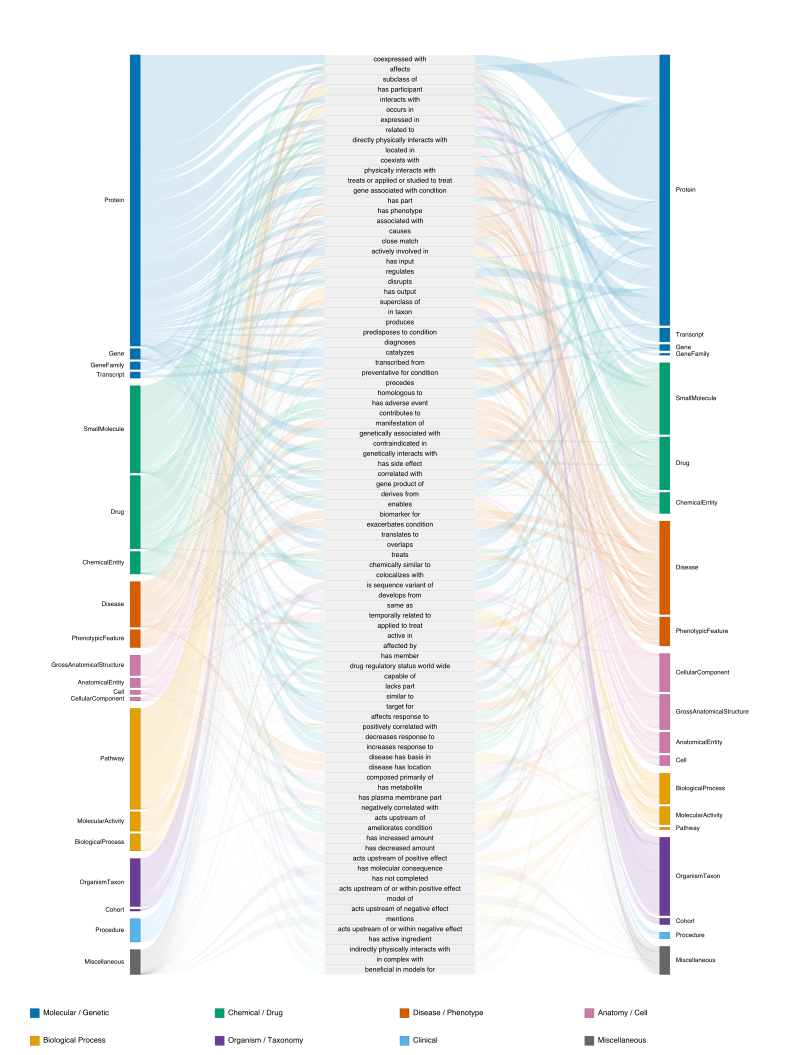

The Python source for this figure:
"""
Full EC-KG edge-flow Sankey diagram (source category -> predicate -> target
category).

Source/target categories are grouped adjacent to each other by biolink
category group (see eckg.colors.NODE_TO_GROUP), with a small buffer gap at
each group boundary to leave room for post-hoc group-section labels, and a
legend for the 8 groups at the bottom of the figure.

Every category already classified as Miscellaneous, plus any category —
regardless of its usual group — that contributes less than
SMALL_CONTRIB_THRESHOLD of edges as BOTH a source and a target, is merged
into a single "Miscellaneous" bar (their rows are summed together). A
category significant in either role keeps its own bar, color, and flow on
both sides.

Predicate labels have underscores replaced with spaces
("acts_upstream_of" -> "acts upstream of").
"""
import json
import math
import os

import matplotlib.colors as mcolors
import matplotlib.patches as mpatches
import matplotlib.pyplot as plt
import pandas as pd
from google.cloud import bigquery
from matplotlib.path import Path

from eckg.colors import CATEGORY_COLORS, _FALLBACK_COLOR, GROUPS, NODE_TO_GROUP
from eckg.grouping import group_gaps, group_sorted

SCRIPT_DIR = os.path.dirname(os.path.abspath(__file__))
AGG_CSV    = os.path.join(SCRIPT_DIR, "sankey_agg.csv")
CAT_JSON   = os.path.join(SCRIPT_DIR, "category_counts.json")

# Categories contributing less than this share of edges (as both source
# and target) get folded into the Miscellaneous bar.
SMALL_CONTRIB_THRESHOLD = 0.005

# Pseudo-category label for the merged bar, and its uniform color.
MISC_LABEL = "biolink:Miscellaneous"
MISC_COLOR = "#666666"

# Figure dimensions (inches)
FIG_W  = 8.0
FIG_H  = 10.0

# Margins (room for labels outside the bars)
M_LEFT   = 1.30
M_RIGHT  = 1.30
M_TOP    = 0.55
M_BOTTOM = 0.25

AVAIL_H = FIG_H - M_TOP - M_BOTTOM   # height available for all node columns

#  Column geometry (inches)
SRC_BAR_W  = 0.10
PRED_BAR_W = 1.50   # wide enough to hold the longest predicate label
TGT_BAR_W  = 0.10

SRC_X  = M_LEFT
TGT_X  = FIG_W - M_RIGHT - TGT_BAR_W

# Centre the predicate column in the space between source and target
_inner_w = TGT_X - (SRC_X + SRC_BAR_W)
PRED_X   = SRC_X + SRC_BAR_W + (_inner_w - PRED_BAR_W) / 2

# Gap between nodes in each column (inches)
GAP_SRC_TGT = 0.028
GAP_PRED    = 0.010

# Extra gap inserted at group boundaries in the source/target columns, on
# top of GAP_SRC_TGT — leaves room to post-hoc add group-section labels.
GROUP_BUFFER = 0.05

# Minimum visible ribbon width — ensures every connection draws something
MIN_RIBBON_H = 0.004   # inches

# Group legend, drawn below the diagram (inches)
LEGEND_H      = 0.55   # vertical space reserved for the legend
LEGEND_MARGIN = 0.30   # left/right margin for the legend row
LEGEND_COLS   = 4
LEGEND_SWATCH = 0.09
LEGEND_FONT   = 5.5

#  Font sizes
FONT_OUTER    = 4.5    # source / target labels (pt) — slightly smaller
FONT_PRED_MAX = 6.0    # predicate labels inside bars – may be reduced automatically

#  Colors
# Predicate column is a unified light band — no individual boxes
COL_PRED_BG   = "#f0f0f0"   # background behind entire predicate column
COL_PRED_SEP  = "#cccccc"   # thin separator between predicates
COL_PRED_TEXT = "black"

# Edge opacity: log-scaled between these bounds so dominant flows dominate
EDGE_ALPHA_MIN = 0.06
EDGE_ALPHA_MAX = 0.35
EDGE_LIGHTEN   = 0.55   # how much to lighten node color for ribbons

def get_cat_color(category):
    if category == MISC_LABEL:
        return MISC_COLOR
    return CATEGORY_COLORS.get(category, _FALLBACK_COLOR)


def lighten(rgba, amount=EDGE_LIGHTEN):
    """Blend an RGBA colour towards white (amount 0=original, 1=white)."""
    r, g, b, a = mcolors.to_rgba(rgba)
    return (r + (1 - r) * amount,
            g + (1 - g) * amount,
            b + (1 - b) * amount,
            a)


def darken(rgba, amount=0.30):
    """Multiply RGB channels down (amount 0=original, 1=black)."""
    r, g, b, a = mcolors.to_rgba(rgba)
    f = 1 - amount
    return (r * f, g * f, b * f, a)


def flow_alpha(flow, log_min, log_max):
    if log_max <= log_min:
        return EDGE_ALPHA_MIN
    t = (math.log1p(flow) - log_min) / (log_max - log_min)
    return EDGE_ALPHA_MIN + t * (EDGE_ALPHA_MAX - EDGE_ALPHA_MIN)


def load_data():
    if os.path.exists(AGG_CSV) and os.path.exists(CAT_JSON):
        print("Loading cached data...")
        df = pd.read_csv(AGG_CSV)
        with open(CAT_JSON) as f:
            cat_counts = json.load(f)
        print(f"  {len(df):,} triples, {len(cat_counts)} categories")
        return df, cat_counts

    print("Fetching from BigQuery (will cache locally)...")
    client = bigquery.Client(project="mtrx-hub-dev-3of")

    nodes_df = client.query(
        "SELECT id, category FROM `mtrx-hub-dev-3of.release_v0_15_19.nodes_unified`"
    ).to_dataframe()
    cat_counts = nodes_df.groupby("category").size().to_dict()
    id_to_cat  = dict(zip(nodes_df["id"], nodes_df["category"]))
    del nodes_df

    edges_df = client.query(
        "SELECT subject, predicate, object FROM `mtrx-hub-dev-3of.release_v0_15_19.edges_unified`"
    ).to_dataframe()

    edges_df["source_type"] = edges_df["subject"].map(id_to_cat)
    edges_df["target_type"] = edges_df["object"].map(id_to_cat)
    edges_df = edges_df.dropna(subset=["source_type", "target_type"])

    df = (
        edges_df.groupby(["source_type", "predicate", "target_type"])
        .size()
        .reset_index(name="edge_count")
        .sort_values("edge_count", ascending=False)
    )
    df.to_csv(AGG_CSV, index=False)
    with open(CAT_JSON, "w") as f:
        json.dump(cat_counts, f)
    return df, cat_counts


def collapse_miscellaneous(df, threshold=SMALL_CONTRIB_THRESHOLD):
    """
    Fold every category already classified as Miscellaneous, plus any
    category contributing less than `threshold` of edges as BOTH a source
    and a target, into a single Miscellaneous row. A category significant
    in either role keeps its own row (and thus its own bar) on both sides.
    """
    src_flow = df.groupby("source_type")["edge_count"].sum()
    tgt_flow = df.groupby("target_type")["edge_count"].sum()
    total    = df["edge_count"].sum()

    all_cats = set(src_flow.index) | set(tgt_flow.index)

    def is_small(cat):
        if NODE_TO_GROUP.get(cat, "Miscellaneous") == "Miscellaneous":
            return True
        src_share = src_flow.get(cat, 0) / total
        tgt_share = tgt_flow.get(cat, 0) / total
        return src_share < threshold and tgt_share < threshold

    folded = sorted(
        c for c in all_cats
        if is_small(c) and NODE_TO_GROUP.get(c, "Miscellaneous") != "Miscellaneous"
    )
    print(f"  Folding {len(folded)} additional categories into Miscellaneous "
          f"(< {threshold:.1%} of edges as both source AND target):")
    for c in folded:
        s = src_flow.get(c, 0) / total
        t = tgt_flow.get(c, 0) / total
        print(f"    {clean(c):35s} src {s:6.3%}  tgt {t:6.3%}")

    remap = {cat: (MISC_LABEL if is_small(cat) else cat) for cat in all_cats}

    out = df.copy()
    out["source_type"] = out["source_type"].map(remap)
    out["target_type"] = out["target_type"].map(remap)
    out = (
        out.groupby(["source_type", "predicate", "target_type"])["edge_count"]
        .sum()
        .reset_index()
    )
    return out


def _gap_list(gap, n):
    """Accept either a uniform scalar gap or a pre-built list of n-1 gaps
    (e.g. from eckg.grouping.group_gaps, for extra space at group boundaries)."""
    if isinstance(gap, (int, float)):
        return [gap] * max(n - 1, 0)
    return list(gap)


def compute_heights(flows, avail_h, gap, min_h):
    """
    Proportional heights with a minimum-height floor.
    Iteratively bumps small nodes up to min_h and rescales the rest.
    """
    n = len(flows)
    if n == 0:
        return []
    gaps        = _gap_list(gap, n)
    total_gap   = sum(gaps)
    avail_nodes = avail_h - total_gap
    total_flow  = sum(flows)

    heights = [f / total_flow * avail_nodes for f in flows]

    for _ in range(200):
        small  = [i for i, h in enumerate(heights) if h < min_h - 1e-9]
        if not small:
            break
        large  = [i for i, h in enumerate(heights) if i not in set(small)]
        for i in small:
            heights[i] = min_h
        remaining = avail_nodes - len(small) * min_h
        if not large or remaining <= 0:
            # Force all equal if no room
            equal = avail_nodes / n
            heights = [equal] * n
            break
        large_h_sum = sum(heights[i] for i in large)
        for i in large:
            heights[i] = heights[i] / large_h_sum * remaining

    return heights


def node_tops(heights, gap):
    """y-coordinates of the TOP of each node (matplotlib y-axis: 0=bottom, FIG_H=top)."""
    gaps = _gap_list(gap, len(heights))
    tops = []
    y = M_BOTTOM + AVAIL_H   # start at top of node area
    for i, h in enumerate(heights):
        tops.append(y)
        y -= h
        if i < len(gaps):
            y -= gaps[i]
    return tops


def clean(label):
    return label.replace("biolink:", "").replace("_", " ")


def draw_ribbon(ax, x0, y0_top, y0_bot, x1, y1_top, y1_bot, color, alpha):
    """Filled cubic-bezier ribbon between two vertical edges.
    Enforces a minimum visible height at each end so hairline connections show."""
    # Enforce minimum visible width at each end (centred on the midpoint)
    def enforce_min(top, bot):
        h = top - bot
        if h < MIN_RIBBON_H:
            mid = (top + bot) / 2
            return mid + MIN_RIBBON_H / 2, mid - MIN_RIBBON_H / 2
        return top, bot

    y0_top, y0_bot = enforce_min(y0_top, y0_bot)
    y1_top, y1_bot = enforce_min(y1_top, y1_bot)
    xm = (x0 + x1) / 2
    verts = [
        (x0, y0_top),
        (xm, y0_top), (xm, y1_top), (x1, y1_top),   # top curve
        (x1, y1_bot),
        (xm, y1_bot), (xm, y0_bot), (x0, y0_bot),   # bottom curve (reversed)
        (x0, y0_top),
    ]
    codes = [
        Path.MOVETO,
        Path.CURVE4, Path.CURVE4, Path.CURVE4,
        Path.LINETO,
        Path.CURVE4, Path.CURVE4, Path.CURVE4,
        Path.CLOSEPOLY,
    ]
    ax.add_patch(mpatches.PathPatch(
        Path(verts, codes),
        facecolor=color, edgecolor="none", alpha=alpha, zorder=1,
    ))


def draw_group_legend(ax, fig_w, legend_h):
    """Swatch + label for each of the 8 category groups, in a grid below the
    diagram (y in [-legend_h, 0])."""
    n_rows = math.ceil(len(GROUPS) / LEGEND_COLS)
    col_w  = (fig_w - 2 * LEGEND_MARGIN) / LEGEND_COLS
    row_h  = legend_h / n_rows

    for i, (label, color) in enumerate(GROUPS):
        row, col = divmod(i, LEGEND_COLS)
        x0 = LEGEND_MARGIN + col * col_w
        y  = -row_h * row - row_h / 2
        ax.add_patch(mpatches.Rectangle(
            (x0, y - LEGEND_SWATCH / 2), LEGEND_SWATCH, LEGEND_SWATCH,
            facecolor=color, edgecolor=darken(color, 0.30), linewidth=0.3, zorder=3,
        ))
        ax.text(
            x0 + LEGEND_SWATCH + 0.04, y,
            label, ha="left", va="center",
            fontsize=LEGEND_FONT, fontfamily="Helvetica", color="black", zorder=3,
        )


def build_sankey(df, cat_counts):
    # Per-node total flows — this is what determines each bar's drawn height,
    # so it must also be what we sort by (sorting by cat_counts, the raw node
    # count, can disagree with edge flow and make same-group bars look
    # out of size order).
    src_flow  = df.groupby("source_type")["edge_count"].sum()
    pred_flow = df.groupby("predicate")["edge_count"].sum()
    tgt_flow  = df.groupby("target_type")["edge_count"].sum()

    #  Sort — group categories that share a biolink category group (see
    #  eckg.colors.NODE_TO_GROUP) adjacent to each other, e.g. Gene next to
    #  Protein, SmallMolecule next to Drug. The merged Miscellaneous bar
    #  isn't in NODE_TO_GROUP so it falls back to the Miscellaneous group.
    sources    = group_sorted(df["source_type"].unique().tolist(), src_flow.to_dict())
    targets    = group_sorted(df["target_type"].unique().tolist(), tgt_flow.to_dict())
    predicates = (
        pred_flow
        .sort_values(ascending=False)
        .index.tolist()
    )

    print(f"  {len(sources)} src | {len(predicates)} pred | {len(targets)} tgt")

    # Colour map: biologically grouped, shared between src & tgt columns
    all_cats  = list(dict.fromkeys(sources + targets))
    cat_color = {cat: get_cat_color(cat) for cat in all_cats}

    #  Log-scale bounds for edge alpha
    all_link_flows = (
        df.groupby(["source_type", "predicate"])["edge_count"].sum().tolist() +
        df.groupby(["predicate", "target_type"])["edge_count"].sum().tolist()
    )
    log_min = math.log1p(min(all_link_flows))
    log_max = math.log1p(max(all_link_flows))

    src_flows  = [int(src_flow[s])  for s in sources]
    pred_flows = [int(pred_flow[p]) for p in predicates]
    tgt_flows  = [int(tgt_flow[t])  for t in targets]

    # Auto-size predicate font to fit all bars
    n_pred      = len(predicates)
    total_gaps  = GAP_PRED * max(n_pred - 1, 0)
    avail_pred  = AVAIL_H - total_gaps
    # If all nodes equal, min height = avail / n
    auto_min_h  = avail_pred / n_pred
    # Font height that fits: font_pt = min_h_in * 72 * 0.75 (75% of bar for text)
    auto_font   = min(FONT_PRED_MAX, auto_min_h * 72 * 0.75)
    auto_font   = max(auto_font, 4.5)
    min_h_pred  = auto_font / 72 / 0.75   # reverse: ensure text fits

    print(f"  Predicate font: {auto_font:.1f}pt, min bar height: {min_h_pred*25.4:.1f}mm")

    # Minimum heights
    min_h_src_tgt = 0.018   # source/target: no text inside, just visible

    # Extra gap at group boundaries — leaves room to post-hoc add
    # group-section labels alongside the source/target columns.
    src_gaps = group_gaps(sources, GAP_SRC_TGT, GROUP_BUFFER)
    tgt_gaps = group_gaps(targets, GAP_SRC_TGT, GROUP_BUFFER)

    src_heights  = compute_heights(src_flows,  AVAIL_H, src_gaps, min_h_src_tgt)
    pred_heights = compute_heights(pred_flows, AVAIL_H, GAP_PRED, min_h_pred)
    tgt_heights  = compute_heights(tgt_flows,  AVAIL_H, tgt_gaps, min_h_src_tgt)

    #  Node top positions
    src_tops  = node_tops(src_heights,  src_gaps)
    pred_tops = node_tops(pred_heights, GAP_PRED)
    tgt_tops  = node_tops(tgt_heights,  tgt_gaps)

    # Lookup dicts
    SI = {s: {"top": t, "h": h, "flow": f}
          for s, t, h, f in zip(sources,    src_tops,  src_heights,  src_flows)}
    PI = {p: {"top": t, "h": h, "flow": f}
          for p, t, h, f in zip(predicates, pred_tops, pred_heights, pred_flows)}
    TI = {t_: {"top": t, "h": h, "flow": f}
          for t_, t, h, f in zip(targets,   tgt_tops,  tgt_heights,  tgt_flows)}

    # Link offsets (current fill position within each node)
    src_out  = {s: SI[s]["top"] for s in sources}
    pred_in  = {p: PI[p]["top"] for p in predicates}
    pred_out = {p: PI[p]["top"] for p in predicates}
    tgt_in   = {t_: TI[t_]["top"] for t_ in targets}

    pred_order = {p: i for i, p in enumerate(predicates)}
    tgt_order  = {t_: i for i, t_ in enumerate(targets)}

    # Figure — extra LEGEND_H of canvas below y=0 holds the group legend;
    # all existing geometry above is untouched (still relative to FIG_H).
    fig, ax = plt.subplots(figsize=(FIG_W, FIG_H + LEGEND_H))
    # Fill the entire figure — no automatic margins
    fig.subplots_adjust(left=0, right=1, bottom=0, top=1)
    ax.set_xlim(0, FIG_W)
    ax.set_ylim(-LEGEND_H, FIG_H)
    ax.axis("off")

    #  Draw ribbons: source → predicate
    sp = (
        df.groupby(["source_type", "predicate"])["edge_count"].sum()
        .reset_index()
        .assign(pred_order=lambda d: d["predicate"].map(pred_order))
        .sort_values(["source_type", "pred_order"])
    )
    for _, row in sp.iterrows():
        s, p, cnt = row["source_type"], row["predicate"], row["edge_count"]
        if s not in SI or p not in PI:
            continue
        rh_s = (cnt / SI[s]["flow"]) * SI[s]["h"]
        rh_p = (cnt / PI[p]["flow"]) * PI[p]["h"]

        y0t, y0b = src_out[s], src_out[s] - rh_s;  src_out[s]  -= rh_s
        y1t, y1b = pred_in[p], pred_in[p] - rh_p;  pred_in[p]  -= rh_p

        ribbon_col = lighten(cat_color[s])
        alpha      = flow_alpha(cnt, log_min, log_max)
        draw_ribbon(ax, SRC_X + SRC_BAR_W, y0t, y0b,
                        PRED_X,            y1t, y1b, ribbon_col, alpha)

    # Draw ribbons: predicate → target
    pt = (
        df.groupby(["predicate", "target_type"])["edge_count"].sum()
        .reset_index()
        .assign(tgt_order=lambda d: d["target_type"].map(tgt_order))
        .sort_values(["predicate", "tgt_order"])
    )
    for _, row in pt.iterrows():
        p, t_, cnt = row["predicate"], row["target_type"], row["edge_count"]
        if p not in PI or t_ not in TI:
            continue
        rh_p = (cnt / PI[p]["flow"]) * PI[p]["h"]
        rh_t = (cnt / TI[t_]["flow"]) * TI[t_]["h"]

        y0t, y0b = pred_out[p], pred_out[p] - rh_p;  pred_out[p] -= rh_p
        y1t, y1b = tgt_in[t_], tgt_in[t_]  - rh_t;  tgt_in[t_]  -= rh_t

        ribbon_col = lighten(cat_color[t_])
        alpha      = flow_alpha(cnt, log_min, log_max)
        draw_ribbon(ax, PRED_X + PRED_BAR_W, y0t, y0b,
                        TGT_X,               y1t, y1b, ribbon_col, alpha)

    #  Draw nodes
    for s, d in SI.items():
        fc = cat_color[s]
        ec = darken(fc, 0.30)
        ax.add_patch(mpatches.Rectangle(
            (SRC_X, d["top"] - d["h"]), SRC_BAR_W, d["h"],
            facecolor=fc, edgecolor=ec, linewidth=0.3, zorder=2,
        ))

    # Predicate column: single light background band, no individual boxes
    pred_col_top = PI[predicates[0]]["top"]
    pred_col_bot = PI[predicates[-1]]["top"] - PI[predicates[-1]]["h"]
    ax.add_patch(mpatches.Rectangle(
        (PRED_X, pred_col_bot), PRED_BAR_W, pred_col_top - pred_col_bot,
        facecolor=COL_PRED_BG, edgecolor="none", zorder=1.5,
    ))
    # Thin separator lines between predicate slots
    for p in predicates[:-1]:
        sep_y = PI[p]["top"] - PI[p]["h"] - GAP_PRED / 2
        ax.plot([PRED_X, PRED_X + PRED_BAR_W], [sep_y, sep_y],
                color=COL_PRED_SEP, linewidth=0.25, zorder=2.5)
    # Labels inside the band
    for p, d in PI.items():
        ax.text(
            PRED_X + PRED_BAR_W / 2, d["top"] - d["h"] / 2,
            clean(p),
            ha="center", va="center",
            fontsize=auto_font, fontfamily="Helvetica",
            color=COL_PRED_TEXT, clip_on=True, zorder=3,
        )

    for t_, d in TI.items():
        fc = cat_color[t_]
        ec = darken(fc, 0.30)
        ax.add_patch(mpatches.Rectangle(
            (TGT_X, d["top"] - d["h"]), TGT_BAR_W, d["h"],
            facecolor=fc, edgecolor=ec, linewidth=0.3, zorder=2,
        ))

    # Labels outside nodes
    label_gap = 0.06   # gap between bar edge and label

    for s, d in SI.items():
        ax.text(
            SRC_X - label_gap, d["top"] - d["h"] / 2,
            clean(s),
            ha="right", va="center",
            fontsize=FONT_OUTER, fontfamily="Helvetica", color="black",
        )

    for t_, d in TI.items():
        ax.text(
            TGT_X + TGT_BAR_W + label_gap, d["top"] - d["h"] / 2,
            clean(t_),
            ha="left", va="center",
            fontsize=FONT_OUTER, fontfamily="Helvetica", color="black",
        )

    draw_group_legend(ax, FIG_W, LEGEND_H)

    return fig


def main():
    plt.rcParams.update({
        "font.family":  "Helvetica",
        "pdf.fonttype": 42,
        "ps.fonttype":  42,
    })
    df, cat_counts = load_data()
    df = collapse_miscellaneous(df)
    fig = build_sankey(df, cat_counts)
    out = os.path.join(SCRIPT_DIR, "sankey.pdf")
    fig.savefig(out, format="pdf", dpi=300)
    print(f"Saved {out}")


if __name__ == "__main__":
    main()
